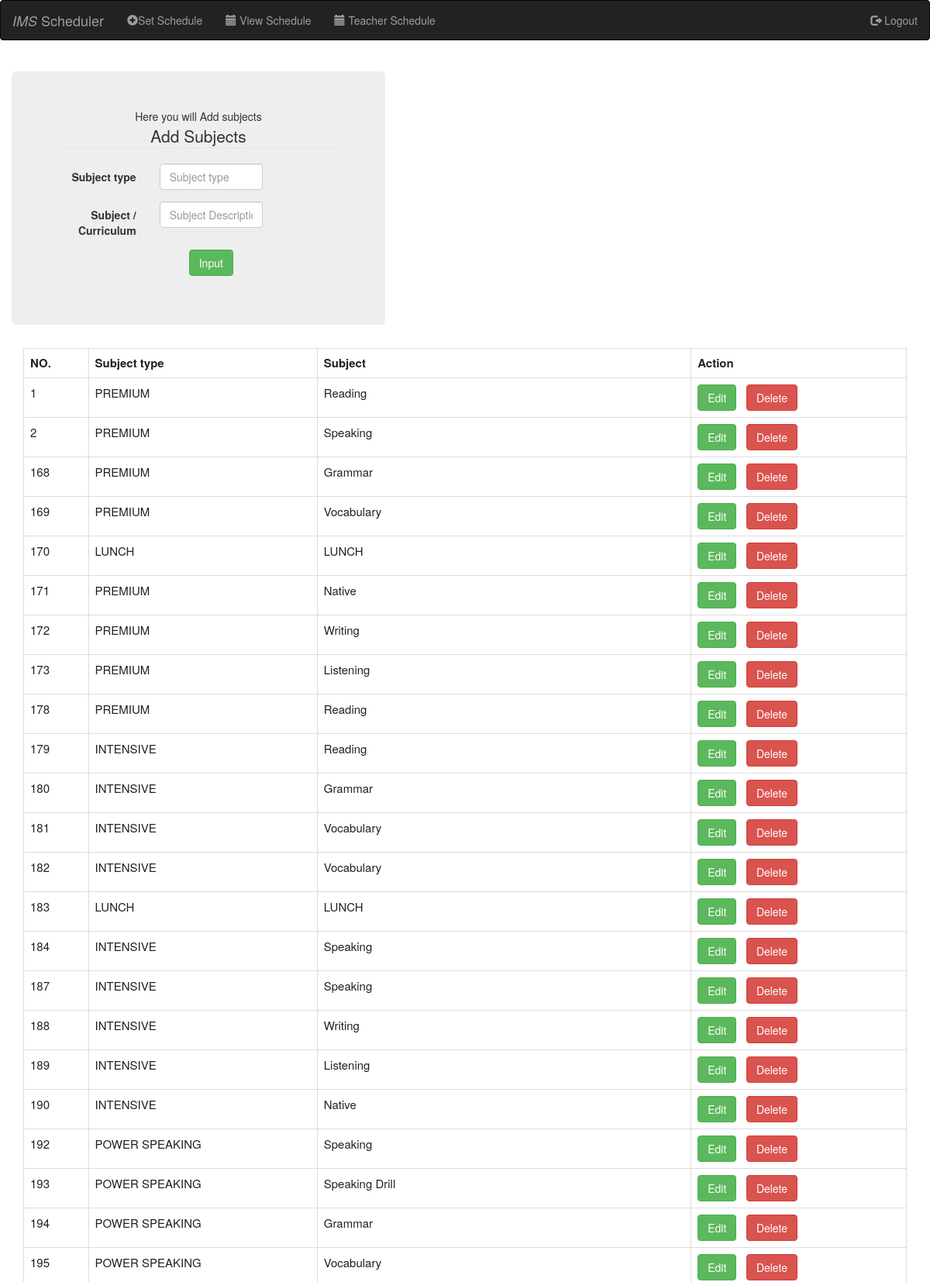
The page /subject.php (upper part) on the database its author committed.
### tables this page shows
CREATE TABLE `subject` (
  `subject_id` int(11) NOT NULL,
  `subject_type` varchar(250) NOT NULL,
  `subject_description` varchar(250) NOT NULL,
  `subject_code` varchar(500) NOT NULL,
  `updated_at` int(11) DEFAULT NULL,
  `room_id` int(11) NOT NULL,
  `timer_id` int(11) NOT NULL,
  `course_id` int(11) NOT NULL,
  `faculty_id` int(11) NOT NULL,
  `book_id` int(11) NOT NULL
);

### subject.php (the view, shortened to what this page needs)
<?php
include_once("header.php");
include_once("navbar.php");
?>
<html>
<head>
</head>
<body>
  <br>
  <div class="container">
    <div class="row" align="center">
      <div class="">
        <div class="jumbotron">
          Here you will Add subjects
          <form class="form-horizontal" method="POST" action="add.sub.php" enctype="multipart/form-data">
            <fieldset>
              <legend>Add Subjects</legend>
              <div class="form-group">
                <label class="col-md-4 control-label" for="subject_type"> Subject type</label>
                <div class="col-md-5">
                  <input id="subject_type" name="subject_type" type="text" placeholder="Subject type" class="form-control input-md" required="">
                </div>
              </div>
              <div class="form-group">
                <label class="col-md-4 control-label" for="subject_description">Subject / Curriculum</label>
                <div class="col-md-5">
                  <input id="subject_description" name="subject_description" type="text" placeholder="Subject Description" class="form-control input-md" required="">
                </div>
              </div>
              <div class="form-group">
                <label class="col-md-4 control-label" for="submit"></label>
                <div class="col-md-5">
                  <button id="submit" name="submit" class="btn btn-success"> Input </button>
                </div>
              </div>
        </div>
      </div>
    </div>
    <?php
    echo "<tr>
            <td>";
    require 'databaasee.php';
    $query = ("SELECT * FROM subject");
    $result = mysqli_query($connect, $query);
    echo "<div class='subjectlist'><table width=''class='table table-bordered' border='1' >
                            <tr>
                                <th colspan='1'>NO.</th>
                                <th colspan='1'>Subject type</th>
                                <th colspan='2'>Subject</th>
                                <th>Action</th>
                            </tr>";
    while ($row = mysqli_fetch_assoc($result)) {
      echo "<tr>";
      echo "<td colspan ='1'>" . $row['subject_id'] . "</td>";
      echo "<td colspan ='1'>" . $row['subject_type'] . "</td>";
      echo "<td colspan ='2'>" . $row['subject_description'] . "</td>";
      echo "<td><form class='form-horizontal' method='post' action='sublist.php'>
                        <input name='subject_id' type='hidden' value='" . $row['subject_id'] . "';>
                        <a href='editsubject.php?id=" . $row['subject_id'] . "' class='btn btn-success'>Edit</a> &nbsp;
                        <input type='submit' class='btn btn-danger' name='delete' value='Delete'>
                          </form></td>";
      echo "</tr>";
    }
    echo "</table>";
    echo "</td>
        </tr>";
    ?>
  </div>
</body>
</html>
<?php
include_once("footer.php");
include_once("navbar.php");
?>

### style.css (style rules this page uses)
.row { float: left; }
.table, th, td { border: 1px solid rgb(0, 0, 0); border-collapse: collapse; color: #212121; font-size: 15px; }
th, td { background-color: #ffffff; }

### subject.php (style rules this page uses)
body { background-color: white; }

### rows shown on the page
subject: subject_id "1", subject_type "PREMIUM", subject_description "Reading"
subject: subject_id "2", subject_type "PREMIUM", subject_description "Speaking"
subject: subject_id "168", subject_type "PREMIUM", subject_description "Grammar"
subject: subject_id "169", subject_type "PREMIUM", subject_description "Vocabulary"
subject: subject_id "170", subject_type "LUNCH", subject_description "LUNCH"
subject: subject_id "171", subject_type "PREMIUM", subject_description "Native"
subject: subject_id "172", subject_type "PREMIUM", subject_description "Writing"
subject: subject_id "173", subject_type "PREMIUM", subject_description "Listening"
subject: subject_id "178", subject_type "PREMIUM", subject_description "Reading"
subject: subject_id "179", subject_type "INTENSIVE", subject_description "Reading"
subject: subject_id "180", subject_type "INTENSIVE", subject_description "Grammar"
subject: subject_id "181", subject_type "INTENSIVE", subject_description "Vocabulary"
subject: subject_id "182", subject_type "INTENSIVE", subject_description "Vocabulary"
subject: subject_id "183", subject_type "LUNCH", subject_description "LUNCH"
subject: subject_id "184", subject_type "INTENSIVE", subject_description "Speaking"
subject: subject_id "187", subject_type "INTENSIVE", subject_description "Speaking"
subject: subject_id "188", subject_type "INTENSIVE", subject_description "Writing"
subject: subject_id "189", subject_type "INTENSIVE", subject_description "Listening"
subject: subject_id "190", subject_type "INTENSIVE", subject_description "Native"
subject: subject_id "192", subject_type "POWER SPEAKING", subject_description "Speaking"
subject: subject_id "193", subject_type "POWER SPEAKING", subject_description "Speaking Drill"
subject: subject_id "194", subject_type "POWER SPEAKING", subject_description "Grammar"
subject: subject_id "195", subject_type "POWER SPEAKING", subject_description "Vocabulary"
